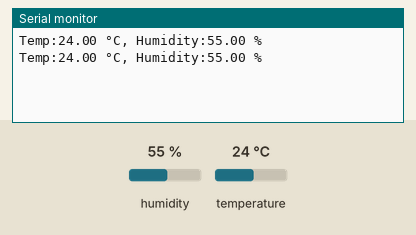
A sketch run on a simulated ESP32. On the bench: the last lines printed to the serial monitor. The test bench sets the inputs (shaded band); at power-on: humidity 55 %, temperature 24 °C.

Above: at 1.2 s.
1.3 s: humidity set to 22 %
At 2.4 s:
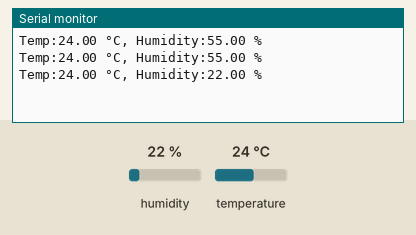
2.8 s: temperature set to 12 °C
At 3.8 s:
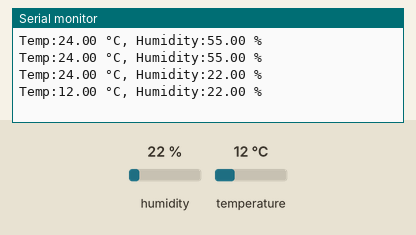
4.3 s: humidity set to 40 %
At 5.9 s:
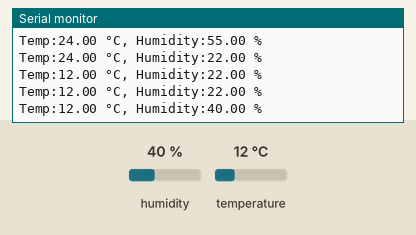
Timing chart, 0 to 7.4 s (numbered marks = the images above; inputs shaded):
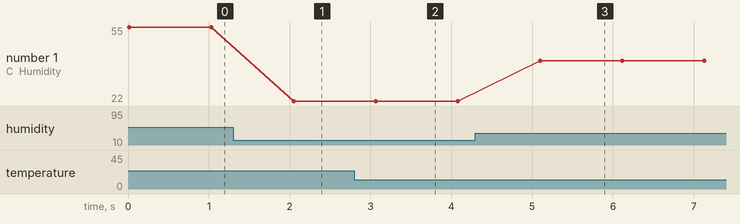

Measured:
- after the input at 1.3 s, the serial monitor: prints a new line after 0.75 s (image 1)
- after the input at 2.8 s, the serial monitor: prints a new line after 0.27 s (image 2)
- after the input at 4.3 s, the serial monitor: prints a new line after 0.80 s (image 3)
- plotted number 1: 55 → 22 after the input at 1.3 s, 22 → 40 after the input at 4.3 s

The sketch:

ESP32_SunDuino_Si7021.ino
```cpp
/*********************************************************************
ESP32 (SunDuino board) with temperature/humidity sensor Si7021 and OLED 128x64 (I2C)

Websites (EN) https://time4ee.com
(CZ/SK) https://chiptron.cz

ESP32 by https://www.dfrobot.com/product-1559.html
SunDuino ESP32 by http://www.sunduino.pl/wordpress/esp-wroom-32-czesc-4-esp32-sunduino/

Si7021 arduino library by https://learn.sparkfun.com/tutorials/si7021-humidity-and-temperature-sensor-hookup-guide
OLED 128x64px arduino library by https://learn.adafruit.com/monochrome-oled-breakouts/arduino-library-and-examples
*********************************************************************/

#include "SparkFun_Si7021_Breakout_Library.h"
#include <Wire.h>

float humidity = 0;
float tempC = 0;

//Create Instance of HTU21D or SI7021 temp and humidity sensor and MPL3115A2 barrometric sensor
Weather sensor;

//---------------------------------------------------------------
void setup()
{
    Serial.begin(9600);   // open serial at 9600 baud

    //Initialize the I2C sensors and ping them
    sensor.begin();

}
//---------------------------------------------------------------
void loop()
{
  //Get readings from all sensors
  //Measure Relative Humidity from the HTU21D or Si7021
  humidity = sensor.getRH();

  //Measure Temperature from the HTU21D or Si7021
  tempC = sensor.getTemp();

  Serial.print("Temp:");
  Serial.print(tempC);
  Serial.print(" °C, ");

  Serial.print("Humidity:");
  Serial.print(humidity);
  Serial.println(" %");

  delay(1000);

}
```
